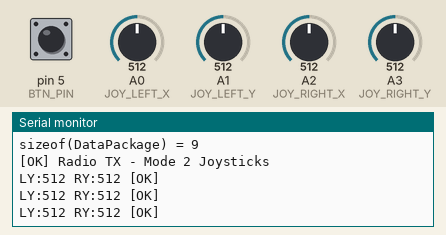
Recording of a sketch running on a simulated Arduino Nano, built with avr-gcc and run on an emulated ATmega328P. Parts: the last lines printed to the serial monitor. Inputs (shaded band) come from the test bench; at power-on: A1 (JOY_LEFT_Y) = 512, A3 (JOY_RIGHT_Y) = 512, pin 5 (BTN_PIN) HIGH, A0 (JOY_LEFT_X) = 512, A2 (JOY_RIGHT_X) = 512. No radio packets arrive unless stated.

Above: at 1.2 s.
1.3 s: A1 (JOY_LEFT_Y) set to 716
At 1.75 s:
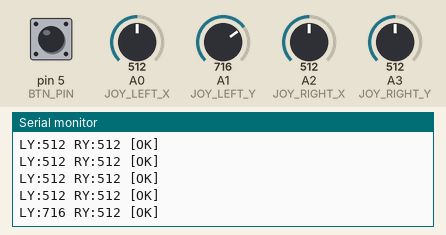
2.8 s: A3 (JOY_RIGHT_Y) set to 716
At 2.99 s:
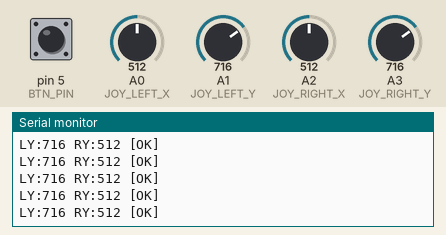
4.3 s: A1 (JOY_LEFT_Y) set to 992
At 4.52 s:
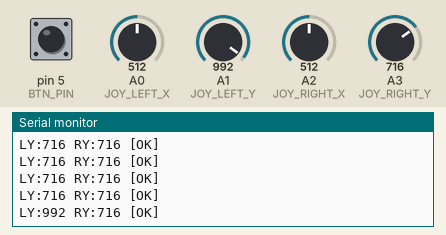
5.8 s: A3 (JOY_RIGHT_Y) set to 992
At 6.06 s:
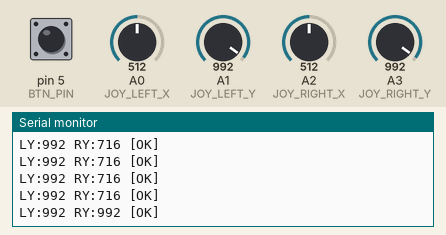
Timing chart, 0 to 8.3 s (numbered marks = the images above; inputs shaded):
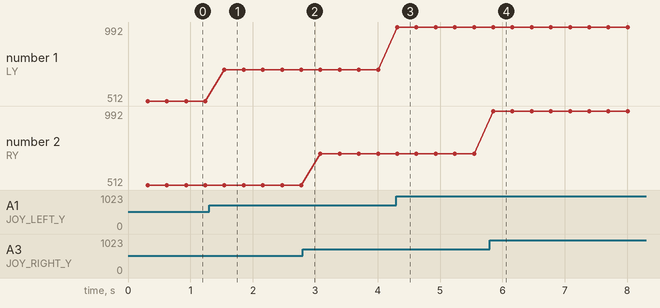

Measured:
- after the input at 1.3 s, the serial monitor: prints a new line after 0.25 s (image 1)
- after the input at 4.3 s, the serial monitor: prints a new line at once (image 3)
- after the input at 5.8 s, the serial monitor: prints a new line after 0.05 s (image 4)
- plotted number 1: 512 → 716 after the input at 1.3 s, 716 → 992 after the input at 4.3 s

The sketch:

Emetteur_Manette.ino
```cpp
#include <RF24.h>
#include <SPI.h>


// ==================== PINOUT ====================
// Joystick Gauche
#define JOY_LEFT_X A0
#define JOY_LEFT_Y A1
// Joystick Droit
#define JOY_RIGHT_X A2
#define JOY_RIGHT_Y A3
// Bouton
#define BTN_PIN 5
// Radio
#define CE_PIN 9
#define CSN_PIN 10

// ==================== NRF24 ====================
RF24 radio(CE_PIN, CSN_PIN);
const byte adresse[6] = "ROVE1";

// ==================== STRUCTURE (4 AXES + BOUTON) ====================
struct DataPackage {
  int16_t lx;  // Left X
  int16_t ly;  // Left Y
  int16_t rx;  // Right X
  int16_t ry;  // Right Y
  uint8_t btn; // Bouton
};

DataPackage data;

// ==================== SETUP ====================
void setup() {
  Serial.begin(115200);
  pinMode(BTN_PIN, INPUT_PULLUP);

  Serial.println(F("=== EMETTEUR NANO ==="));
  Serial.print(F("sizeof(DataPackage) = "));
  Serial.println(sizeof(DataPackage)); // Doit afficher 9

  if (!radio.begin()) {
    Serial.println(F("[ERREUR] NRF24!"));
    while (1)
      ;
  }

  radio.setPALevel(RF24_PA_LOW);
  radio.setDataRate(RF24_250KBPS);
  radio.setChannel(108);
  radio.openWritingPipe(adresse);
  radio.stopListening();

  Serial.println(F("[OK] Radio TX - Mode 2 Joysticks"));
}

// ==================== LOOP ====================
void loop() {
  // Lecture des 4 axes
  data.lx = (int16_t)analogRead(JOY_LEFT_X);
  data.ly = (int16_t)analogRead(JOY_LEFT_Y);
  data.rx = (int16_t)analogRead(JOY_RIGHT_X);
  data.ry = (int16_t)analogRead(JOY_RIGHT_Y);
  data.btn = !digitalRead(BTN_PIN);

  bool ok = radio.write(&data, sizeof(DataPackage));

  // Debug
  static unsigned long lastPrint = 0;
  if (millis() - lastPrint > 300) {
    lastPrint = millis();
    Serial.print(F("LY:"));
    Serial.print(data.ly);
    Serial.print(F(" RY:"));
    Serial.print(data.ry);
    Serial.println(ok ? F(" [OK]") : F(" [FAIL]"));
  }

  delay(20);
}
```
